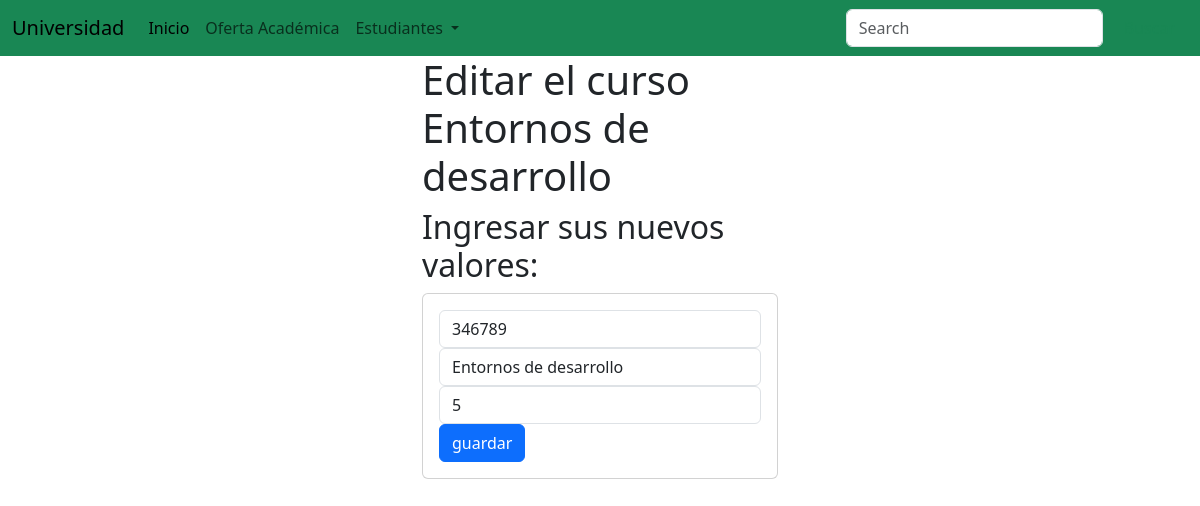
/edicionCurso/346789, run on the app's committed database.
### academico/models.py (models this page shows, shortened)
class Curso(models.Model):
    codigo= models.CharField(primary_key=True, max_length=6)
    nombre=models.CharField(max_length=50)
    creditos= models.PositiveSmallIntegerField()

### academico/views.py (the view)
# urls.py: path('edicionCurso/<codigo>', views.edicionCurso),
def edicionCurso(request, codigo):
    curso = Curso.objects.get(codigo=codigo)
    return render(request, 'edicionCurso.html', {"curso":curso})

### academico/templates/edicionCurso.html (shortened to what this page needs)
{% extends 'base.html' %}
{% block body%}
<div class="row">
    <div class="col-md-4 offset-md-4">
        <h1>
            Editar el curso {{curso.nombre}}
        </h1>
        <h2>
            Ingresar sus nuevos valores:
        </h2>
        <div class="card" >
            <div class="card-body">
                <form action="/editarCurso/" method="POST">{% csrf_token %}
                    <div class="form-group">
                        <input type="text" id="txtCodigo" value={{curso.codigo}} name="txtCodigo" class="form-control" placeholder="Codigo" minlength="6" maxlength="6" required>
                    </div>
                    <div class="form-group">
                        <input type="text" id="txtNombre" value="{{curso.nombre}}" name="txtNombre" class="form-control " placeholder="Nombre" maxlength="50" required>
                    </div>
                    <div class="form-group" >
                         <input type="text" id="numCreditos" name="numCreditos" class="form-control " placeholder="Creditos" minlength="1" maxlength="9" value="{{curso.creditos}}" required>
                    </div>
                    <div class="form-group" >
                            <button type="submit" class="btn btn-primary btn-block text-white">
                                guardar
                            </button>
                    </div>
                </form>
            </div>
        </div>
    </div>
</div>
{% endblock %}

### data on the page
Curso: nombre "Entornos de desarrollo", txtCodigo "346789", txtNombre "Entornos de desarrollo", numCreditos "5"
